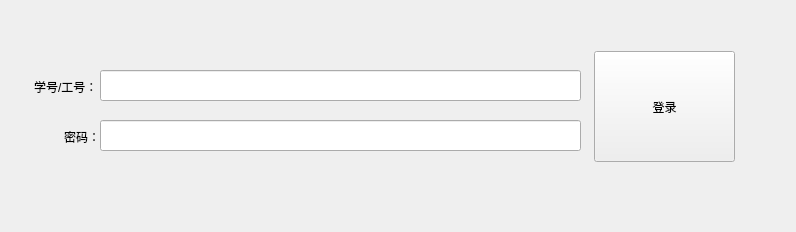
<?xml version="1.0" encoding="UTF-8"?>
<ui version="4.0">
 <class>login</class>
 <widget class="MainWindow" name="login">
  <property name="geometry">
   <rect>
    <x>0</x>
    <y>0</y>
    <width>796</width>
    <height>232</height>
   </rect>
  </property>
  <property name="windowTitle">
   <string>登录界面</string>
  </property>
  <widget class="QPushButton" name="login_button">
   <property name="geometry">
    <rect>
     <x>594</x>
     <y>51</y>
     <width>141</width>
     <height>111</height>
    </rect>
   </property>
   <property name="text">
    <string>登录</string>
   </property>
  </widget>
  <widget class="QLabel" name="label_2">
   <property name="geometry">
    <rect>
     <x>64</x>
     <y>121</y>
     <width>31</width>
     <height>31</height>
    </rect>
   </property>
   <property name="text">
    <string>密码：</string>
   </property>
  </widget>
  <widget class="QLabel" name="label">
   <property name="geometry">
    <rect>
     <x>34</x>
     <y>71</y>
     <width>61</width>
     <height>31</height>
    </rect>
   </property>
   <property name="text">
    <string>学号/工号：</string>
   </property>
  </widget>
  <widget class="QLineEdit" name="password">
   <property name="geometry">
    <rect>
     <x>100</x>
     <y>120</y>
     <width>481</width>
     <height>31</height>
    </rect>
   </property>
   <property name="locale">
    <locale language="English" country="UnitedStates"/>
   </property>
   <property name="text">
    <string/>
   </property>
  </widget>
  <widget class="QLineEdit" name="username">
   <property name="geometry">
    <rect>
     <x>100</x>
     <y>70</y>
     <width>481</width>
     <height>31</height>
    </rect>
   </property>
   <property name="locale">
    <locale language="English" country="UnitedStates"/>
   </property>
  </widget>
 </widget>
 <customwidgets>
  <customwidget>
   <class>MainWindow</class>
   <extends>QWidget</extends>
   <header>mainwindow.h</header>
   <container>1</container>
  </customwidget>
 </customwidgets>
 <resources/>
 <connections/>
</ui>
